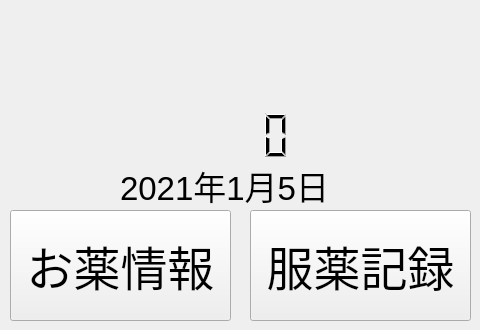
    <widget class="QWidget" name="page_0">
     <widget class="QLabel" name="label">
      <property name="geometry">
       <rect>
        <x>140</x>
        <y>20</y>
        <width>311</width>
        <height>71</height>
       </rect>
      </property>
      <property name="text">
       <string/>
      </property>
      <property name="pixmap">
       <pixmap>../image/title.png</pixmap>
      </property>
      <property name="scaledContents">
       <bool>true</bool>
      </property>
     </widget>
     <widget class="QPushButton" name="pushButton_setting">
      <property name="geometry">
       <rect>
        <x>10</x>
        <y>20</y>
        <width>121</width>
        <height>71</height>
       </rect>
      </property>
      <property name="mouseTracking">
       <bool>false</bool>
      </property>
      <property name="text">
       <string/>
      </property>
      <property name="icon">
       <iconset>
        <normaloff>../image/capsule_setting.png</normaloff>../image/capsule_setting.png</iconset>
      </property>
      <property name="iconSize">
       <size>
        <width>100</width>
        <height>100</height>
       </size>
      </property>
      <property name="checkable">
       <bool>false</bool>
      </property>
      <property name="flat">
       <bool>true</bool>
      </property>
     </widget>
     <widget class="QLCDNumber" name="lcdNumber_clock">
      <property name="geometry">
       <rect>
        <x>110</x>
        <y>110</y>
        <width>231</width>
        <height>51</height>
       </rect>
      </property>
      <property name="frameShape">
       <enum>QFrame::NoFrame</enum>
      </property>
     </widget>
     <widget class="QLabel" name="label_date">
      <property name="geometry">
       <rect>
        <x>120</x>
        <y>160</y>
        <width>301</width>
        <height>51</height>
       </rect>
      </property>
      <property name="font">
       <font>
        <pointsize>25</pointsize>
       </font>
      </property>
      <property name="text">
       <string>2021年1月5日</string>
      </property>
     </widget>
     <widget class="QPushButton" name="pushButton_mdcn_info">
      <property name="geometry">
       <rect>
        <x>10</x>
        <y>210</y>
        <width>221</width>
        <height>111</height>
       </rect>
      </property>
      <property name="font">
       <font>
        <pointsize>35</pointsize>
       </font>
      </property>
      <property name="text">
       <string>お薬情報</string>
      </property>
     </widget>
     <widget class="QPushButton" name="pushButton_record">
      <property name="geometry">
       <rect>
        <x>250</x>
        <y>210</y>
        <width>221</width>
        <height>111</height>
       </rect>
      </property>
      <property name="font">
       <font>
        <pointsize>35</pointsize>
       </font>
      </property>
      <property name="text">
       <string>服薬記録</string>
      </property>
      <property name="iconSize">
       <size>
        <width>16</width>
        <height>16</height>
       </size>
      </property>
     </widget>
    </widget>
